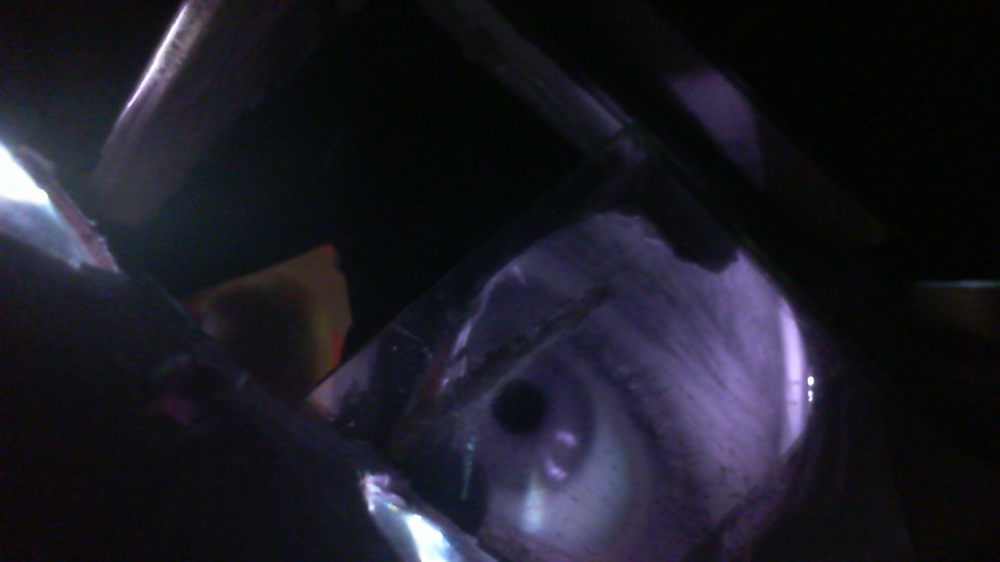
//> input picture gaze_with_hardware/test_img.png, 1000 x 562 px, shrunk from 1920 x 1080 before the run, given in place of the camera
$ ./main   (built with g++ and OpenCV 4)
//> lines starting //> are read from the running program, lines starting //| are printed output that depends on the picture; after the words box and inside, x2 and y2 are one past the last pixel; in counts of white or black regions, pixels touching at a corner belong together

//Author Amit & Manasi
#include <iostream>
#include <highgui.h>
#include "opencv2/highgui/highgui.hpp"
#include "opencv2/imgproc/imgproc.hpp"
#include "opencv2/objdetect/objdetect.hpp"
#include <stdio.h>

using namespace cv;
using namespace std;

/*function Headers*/
//int markerDetect(Mat image); //check this
//int pupilDetect( Mat eyeROI);
void detectAndDisplay( Mat frame );
void calibration();

/*Global variables*/
int iLowH = 130;
int iHighH = 179;

int iLowS = 90;
int iHighS = 255;

int iLowV = 90;
int iHighV = 255;

int iLowpH = 100;
int iHighpH = 150;

int iLowpS = 110;
int iHighpS = 140;

int iLowpV = 100;
int iHighpV = 145;


int thresh=39;  // threshold variable for trackbar
int flag=0;  // to return from function marker Detect
//int mx,my=0;
//int px,py=0;

typedef struct center   // structure for marker centroids
{
	int x;
	int y;
};

//calibration global var
int calibration_pts=2;
float width=20;
float length=35;

int vx[2]={0};
int vy[2]={0};

float sx[2]={-length*0.5,width*0.5};
float sy[2]={length*0.5,-width*0.5};

float a1,b1,a0,b0;

/*Function Definition*/

void onTrack(int)  // callback func for track bar
	{
		//cout<<thresh;
	}

center markerDetect( Mat image)  // used to detect the marker placed on forhead for gaze vector quantification
	{
		Moments mu;
		int xCen, yCen;
		center mcen;

		Mat imgHSV;
		Mat imgThresholded;
		cvtColor(image, imgHSV, COLOR_BGR2HSV); //Convert the captured frame from BGR to HSV

		//Thresholding part starts

		//Thresholding the image
		inRange(imgHSV, Scalar(iLowH, iLowS, iLowV), Scalar(iHighH, iHighS, iHighV), imgThresholded);

		//Centroid calculation starts

		//morphological opening (remove small objects from the foreground)
		erode(imgThresholded, imgThresholded, getStructuringElement(MORPH_ELLIPSE, Size(5, 5)) );
		dilate( imgThresholded, imgThresholded, getStructuringElement(MORPH_ELLIPSE, Size(5, 5)) );

		//morphological closing (fill small holes in the foreground)
		dilate( imgThresholded, imgThresholded, getStructuringElement(MORPH_ELLIPSE, Size(5, 5)) );
		erode(imgThresholded, imgThresholded, getStructuringElement(MORPH_ELLIPSE, Size(5, 5)) );

		mu = moments(imgThresholded);
		xCen = mu.m10/mu.m00;
		yCen = mu.m01/mu.m00;
		//cout<<xCen<<"\t";
		//cout<<yCen<<endl;

		//Centroid calculation ends


		imshow("Thresholded Image", imgThresholded); //show the thresholded image
		//imshow("Original", image); //show the original image


		mcen.x = xCen;
		mcen.y = yCen;

		return mcen;

	}

center pupilDetect(Mat frame)
	{
		Mat frame_gray;  // gray_scale image
		string window_name = "Capture - Face detection";
		vector<Rect> eyes;  // vector of segmented eyes
		Mat eyeROI;
		Mat eyeROI_thresh;		// Region of interesti.e. eyes

		Moments mu;  // moments object to calculate centroid of the Iris

		int hist[256]={0};   // histogram of image
		float prob[256]={0};

		int xCen;
		int yCen;
		center pcen;

		// RNG rng(12345);

		if( !frame.empty() )
		{
			cvtColor( frame, frame_gray, CV_BGR2GRAY );
			equalizeHist( frame_gray, frame_gray );   // pre processing

			//-- 1. Load the cascades
			String eyes_cascade_name = "../config/haarcascade_eye_tree_eyeglasses.xml";
			CascadeClassifier eyes_cascade;

			if( !eyes_cascade.load( eyes_cascade_name ) )
			{
				printf("--(!)Error loading eye\n");
			}

			//-- Detect eyes
			eyes_cascade.detectMultiScale( frame_gray, eyes, 1.1, 2, 0 |CV_HAAR_SCALE_IMAGE, Size(30, 30) );

			for( size_t j = 0; j < eyes.size(); j++ )     //draw circle around every detected eye
			{
				//int j=0;
				eyeROI = frame_gray( eyes[j] );			// extracting gray eyes from the gray scale image
				//eyeROI = frame( eyes[j] );            //extracting colored eyes form the original image
				Point center( eyes[j].x + eyes[j].width*0.5, eyes[j].y + eyes[j].height*0.5 );
				int radius = cvRound( (eyes[j].width + eyes[j].height)*0.25 );
				circle(frame, center, 2*radius, Scalar( 255, 0, 0 ), 4, 8, 0 );

				//eyeROI = Mat(eyeROI,Rect(center.x-eyes[j].width*0.5,center.y-eyes[j].height*0.5+20,eyes[j].width,eyes[j].height-20));
				imshow("original image",frame);
				imshow("eyes", eyeROI);

				eyeROI_thresh = eyeROI;

				for (int i=0;i<eyeROI.rows;i++)
				{
					for (int j=0;j<eyeROI.cols;j++)
					{
						hist[eyeROI.at<uchar>(i,j)]++;
					}
				}

				//for (int i=0;i<256;i++)		//printing the histogram
				//cout << hist[i] << endl;

				for (int i=0;i<256;i++) //probability
				{
					//if(hist[1]>0)
					prob[i] = float(hist[i])/float(eyeROI.rows*eyeROI.cols);
				}


				for (int i=0;i<255;i++)    //finding the cdf function
				{
					prob[i+1]+=prob[i];
				}

				//thresholding based on cdf


				for (int i=0;i<eyeROI.rows;i++)
				{
					for (int j=0;j<eyeROI.cols;j++)
					{
						//cout << eyeROI.at<uchar>(i,j) << endl;

						if(prob[eyeROI.at<uchar>(i,j)]<0.07)
							eyeROI_thresh.at<uchar>(i,j) = 255;
						else
							eyeROI_thresh.at<uchar>(i,j) = 0;

					}
				}

				// [13 lines of commented-out code are left out]
				erode(eyeROI, eyeROI, getStructuringElement(MORPH_ELLIPSE, Size(5, 5)) );
				dilate( eyeROI, eyeROI, getStructuringElement(MORPH_ELLIPSE, Size(5, 5)) );

				//morphological closing (fill small holes in the foreground)
				//dilate( eyeROI, eyeROI, getStructuringElement(MORPH_ELLIPSE, Size(5, 5)) );
				//erode(eyeROI, eyeROI, getStructuringElement(MORPH_ELLIPSE, Size(5, 5)) );


				cv::imshow("eyeROI_thresh", eyeROI_thresh);

				mu = moments(eyeROI_thresh);
				//mu = moments(eyeROI);
				pcen.x = mu.m10/mu.m00;
				pcen.y = mu.m01/mu.m00;

				return pcen;
					//-- Show what you got
					imshow( window_name, frame );
				}

		}
		else
		{
			printf(" --(!) No frame loaded(!)--");
		}

	}

void calibration()
	{

		a1 = ((sx[1] - sx[2])/(float)(vx[1]-vx[2]));
		a0 = ((vx[1]*sx[2]-sx[1]*vx[2])/(float)(vx[1]-vx[2]));

		b1 = (float(sy[1] - sy[2])/(float)(vy[1]-vy[2]));
		b0 = (float(vy[1]*sy[2]-sy[1]*vy[2])/(float)(vy[1]-vy[2]));

		cout << "a1= "<<a1<<" a0= "<<a0<<"b1= "<<b1<<" b0= "<<b0;
	}

int main( int argc, char** argv )
	{
		//int mx,my=0;
		//int px,py=0;
		center mcen;
		center pcen;

		//realtime tracking vars
		float sx,sy=0; //
		int vx_local,vy_local;           // eye-marker vector

		VideoCapture cap(0); //capture the video from web cam
		Mat imgOriginal;     //image object

		if ( !cap.isOpened() )  // if not success, exit program
		{
			cout << "Cannot open the web cam" << endl;
			return -1;
		}

		while(true)    // marker detection
		{

			bool bSuccess = cap.read(imgOriginal); // read a new frame from video
//> imgOriginal is the input picture: 562 rows x 1000 cols, CV_8UC3; mean B, G, R 36.8, 27.3, 27.9

			if (!bSuccess) //if not success, break loop
			{
				cout << "Cannot read a frame from video stream" << endl;
				break;
			}

			namedWindow("Control", CV_WINDOW_AUTOSIZE); //create a window called "Control"
			//Create trackbars in "Control" window
			cvCreateTrackbar("LowH", "Control", &iLowH, 179); //Hue (0 - 179)
			cvCreateTrackbar("HighH", "Control", &iHighH, 179);

			cvCreateTrackbar("LowS", "Control", &iLowS, 255); //Saturation (0 - 255)
			cvCreateTrackbar("HighS", "Control", &iHighS, 255);

			cvCreateTrackbar("LowV", "Control", &iLowV, 255); //Value (0 - 255)
			cvCreateTrackbar("HighV", "Control", &iHighV, 255);
			cvCreateTrackbar("finalize", "Control", &flag, 1);


			if (flag==0)
				{
					mcen = markerDetect(imgOriginal);
//> in markerDetect, `cvtColor(image, imgHSV, COLOR_BGR2HSV);`: imgHSV: 562 rows x 1000 cols, CV_8UC3; mean H, S, V 100.1, 109.3, 38.3
//> in markerDetect, `inRange(imgHSV, Scalar(iLowH, iLowS, iLowV), Scalar(iHighH, iHighS, iH..`:
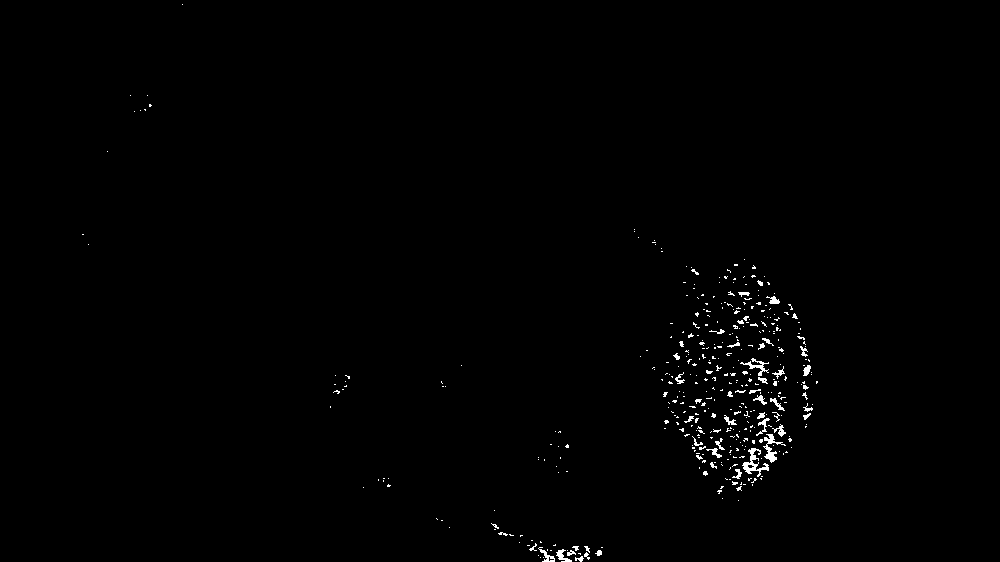
//> imgThresholded: 562 rows x 1000 cols, CV_8UC1; 0.7% white in thin lines or dots, all inside (x1, y1, x2, y2) = (82, 4, 818, 562)
//> in markerDetect, `erode(imgThresholded, imgThresholded, getStructuringElement(MORPH_ELLI..`:
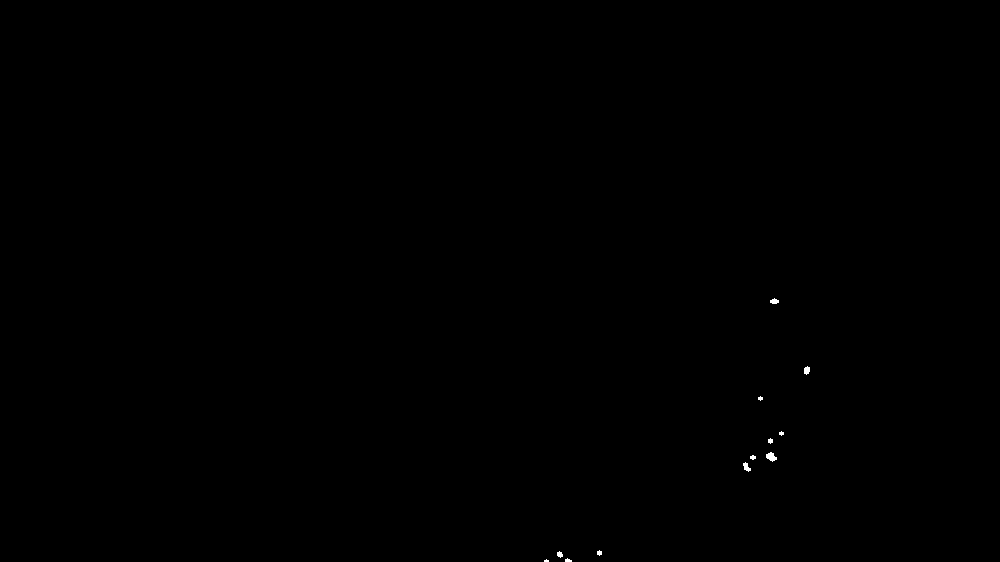
//> imgThresholded: 562 rows x 1000 cols, CV_8UC1; 0.06% white; 12 white regions (3 under 20 px), largest, box (x1, y1, x2, y2) and area: (766, 452, 777, 462) 68, (743, 462, 751, 472) 45, (804, 366, 810, 375) 41
//> in markerDetect, `mu = moments(imgThresholded);`: mu = moments, m00 89760, centre m10/m00, m01/m00 = (724.2, 449.1)
//> in markerDetect, `xCen = mu.m10/mu.m00;`: xCen = 724
//> in markerDetect, `yCen = mu.m01/mu.m00;`: yCen = 449
					cout<<"mcen.x= "<<mcen.x<<" mcen.y= "<<mcen.y<<endl;
//| mcen.x= 724 mcen.y= 449
				}
			//Closing all the windows
			else if (flag==1)
				{
				destroyWindow("Control");
				destroyWindow("Thresholded Image");
				destroyWindow("Original");
				cout<<"mcen.x= "<<mcen.x<<" mcen.y= "<<mcen.y<<endl;  //print the centrois of marker
				flag=0;
				break;
				}


			if (waitKey(30) == 27) //wait for 'esc' key press for 30ms. If 'esc' key is pressed, break loop
//> the Esc key is pressed
			{
				cout << "esc key is pressed by user" << endl;
				break;
			}
		}

		while(true)   // pupil thresholding
		{
			bool bSuccess = cap.read(imgOriginal); // read a new frame from video

			if (!bSuccess) //if not success, break loop
			{
			cout << "Cannot read a frame from video stream" << endl;
			break;
			}
		/*	namedWindow("pupil Thresholding",CV_WINDOW_AUTOSIZE);
			cvCreateTrackbar("Thresh", "pupil Thresholding", &thresh, 255,onTrack); // create a trackbar for pupil thresholding - grayThreshold (0 - 255)
			cvCreateTrackbar("finalize", "pupil Thresholding", &flag, 1);
			*/

			namedWindow("Control", CV_WINDOW_AUTOSIZE); //create a window called "Control"
			// [12 lines of commented-out code are left out]
			cvCreateTrackbar("finalize", "Control", &flag, 1);

			if(flag==0)
			pcen = pupilDetect(imgOriginal);
//> in pupilDetect, `cvtColor( frame, frame_gray, CV_BGR2GRAY );`:
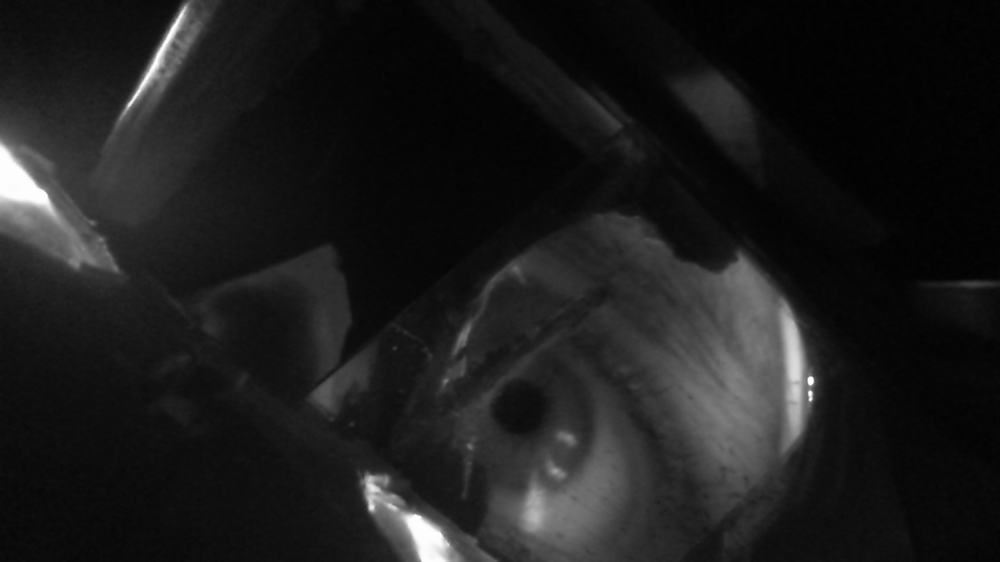
//> frame_gray: 562 rows x 1000 cols, CV_8UC1; min 1, max 255, mean 28.6
//> in pupilDetect, `equalizeHist( frame_gray, frame_gray );`:
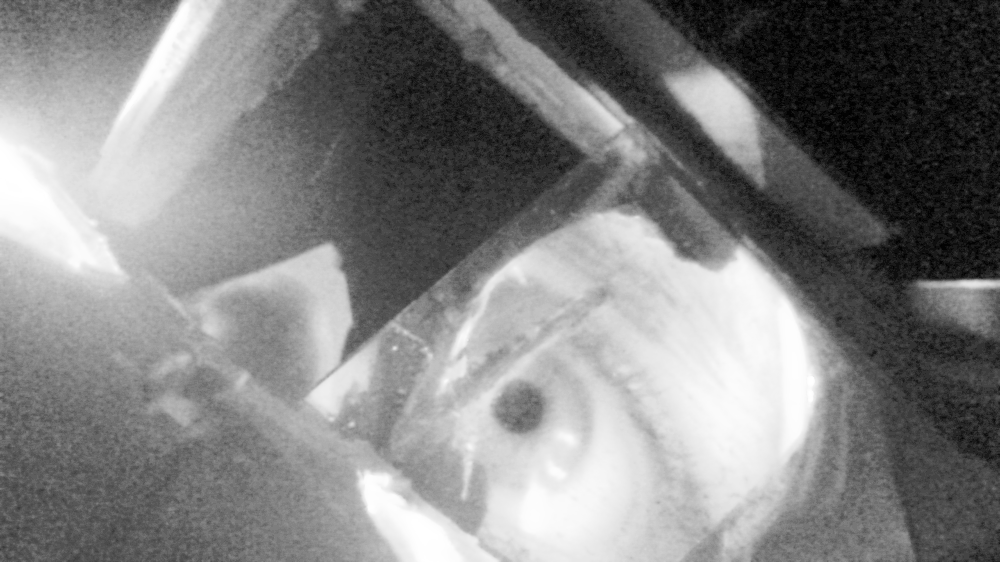
//> frame_gray: 562 rows x 1000 cols, CV_8UC1; min 0, max 255, mean 130.3
//> in pupilDetect, `eyes_cascade.detectMultiScale( frame_gray, eyes, 1.1, 2, 0 |CV_HAAR_SC..`: eyes = 1 Rect (x, y, width, height): [476, 354, 119, 119]
//> the loop in pupilDetect, `for( size_t j = 0; j < eyes.size(); j++ )` made 1 pass
//> (center, radius) on pass 1: (Point(535, 413), 60)
//> pass 1, in pupilDetect, `eyeROI = frame_gray( eyes[j] );`:
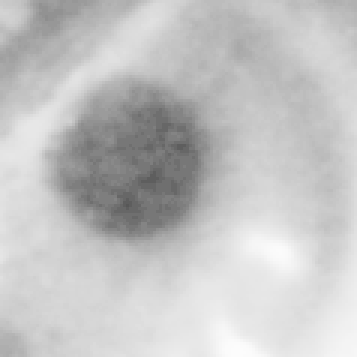
//> eyeROI: 119 rows x 119 cols, CV_8UC1 (shown 3 times larger); min 87, max 252, mean 195
//> pass 1, in pupilDetect, `imshow("original image",frame);`:
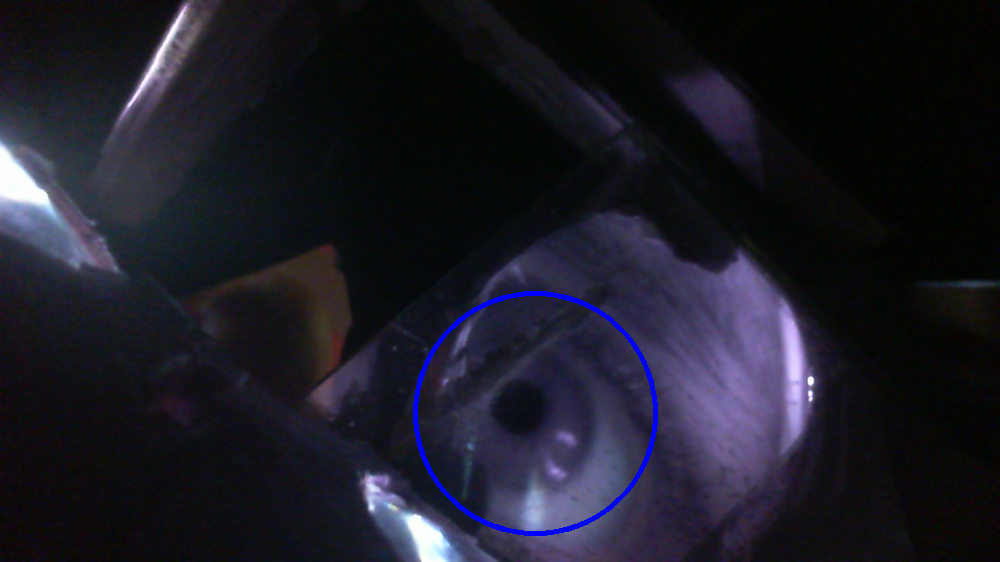
//> window 'original image': 562 rows x 1000 cols, CV_8UC3; mean B, G, R 38.1, 27, 27.6
//> pass 1, in pupilDetect, `dilate( eyeROI, eyeROI, getStructuringElement(MORPH_ELLIPSE, Size(5, 5..`:
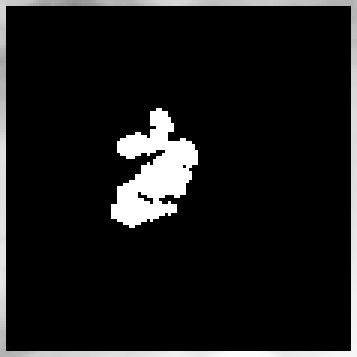
//> eyeROI: 119 rows x 119 cols, CV_8UC1 (shown 3 times larger); min 0, max 255, mean 25
			else
			{
			destroyWindow("Control");
			//destroyWindow("pupil Thresholding");
			destroyWindow("eyes");
			destroyWindow("eyeROI_thresh");
			destroyWindow("original image");
			cout << pcen.x << " " << pcen.y << endl;
			flag=0;
			break;
			}

			if (waitKey(30) == 27) //wait for 'esc' key press for 30ms. If 'esc' key is pressed, break loop
//> the Esc key is pressed
			{
				cout << "esc key is pressed by user" << endl;
				break;
			}

		}

		for(int i=0;i<calibration_pts;i++)    //getting 2 vectors for calibration
		{

			while(true)
			{
					bool bSuccess = cap.read(imgOriginal); // read a new frame from video
					if (!bSuccess) //if not success, break loop
					{
						cout << "Cannot read a frame from video stream" << endl;
						break;
					}

					namedWindow("calibration",CV_WINDOW_AUTOSIZE);
					cvCreateTrackbar("finalize", "calibration", &flag, 1,onTrack); // create a trackbar for pupil thresholding - grayThreshold (0 - 255)

					if (flag==0)
					{
						pcen = pupilDetect(imgOriginal);
						vx[i] = mcen.x - pcen.x;
						vy[i] = mcen.y - pcen.y;
						cout << "vx[i] : " << vx[i] << " " << "vy[i] : " <<  vy[i] << endl;
					}
					else
					{
						flag=0;
						destroyWindow("calibration");
						break;
					}

					if (waitKey(30) == 27) //wait for 'esc' key press for 30ms. If 'esc' key is pressed, break loop
					{
						cout << "esc key is pressed by user" << endl;
						break;
					}
			}
		}

		calibration();  // calibrate

		while(true)			// real time tracking
		{
				bool bSuccess = cap.read(imgOriginal); // read a new frame from video
				if (!bSuccess) //if not success, break loop
				{
					cout << "Cannot read a frame from video stream" << endl;
					break;
				}

				mcen = markerDetect(imgOriginal);
				pcen = pupilDetect(imgOriginal);
				vx_local = mcen.x - pcen.x;
				vy_local = mcen.y - pcen.y;
				cout<< "pcen.x= "<<pcen.x<<"mcen.x= "<<mcen.x;
				sx = a1*vx_local + a0;
				sy = b1*vy_local + b0;
				cout << " sx = "<<sx <<" sy ="<<sy << endl;

				if (waitKey(30) == 27) //wait for 'esc' key press for 30ms. If 'esc' key is pressed, break loop
				{
					cout << "esc key is pressed by user" << endl;
					break;
				}
		}


	return 0;
	}
